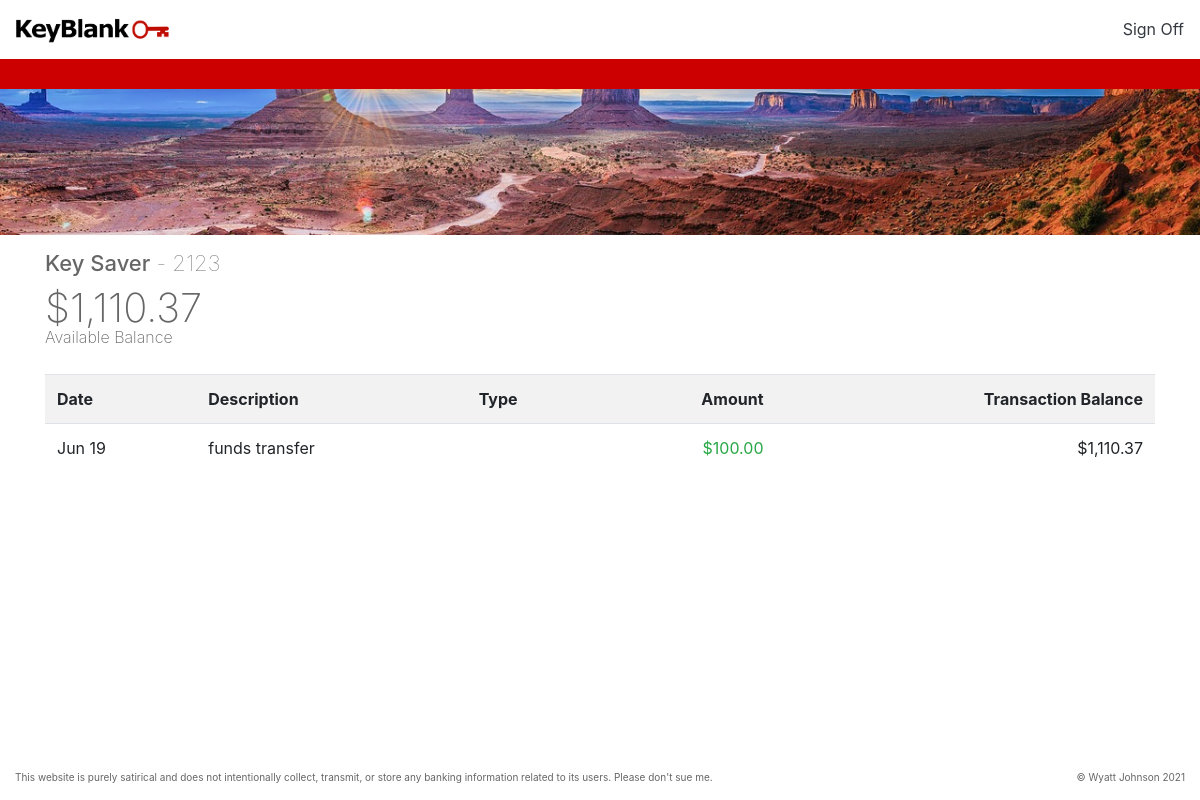
/transfers.php?type=savings, run on an earlier commit of the app's database.
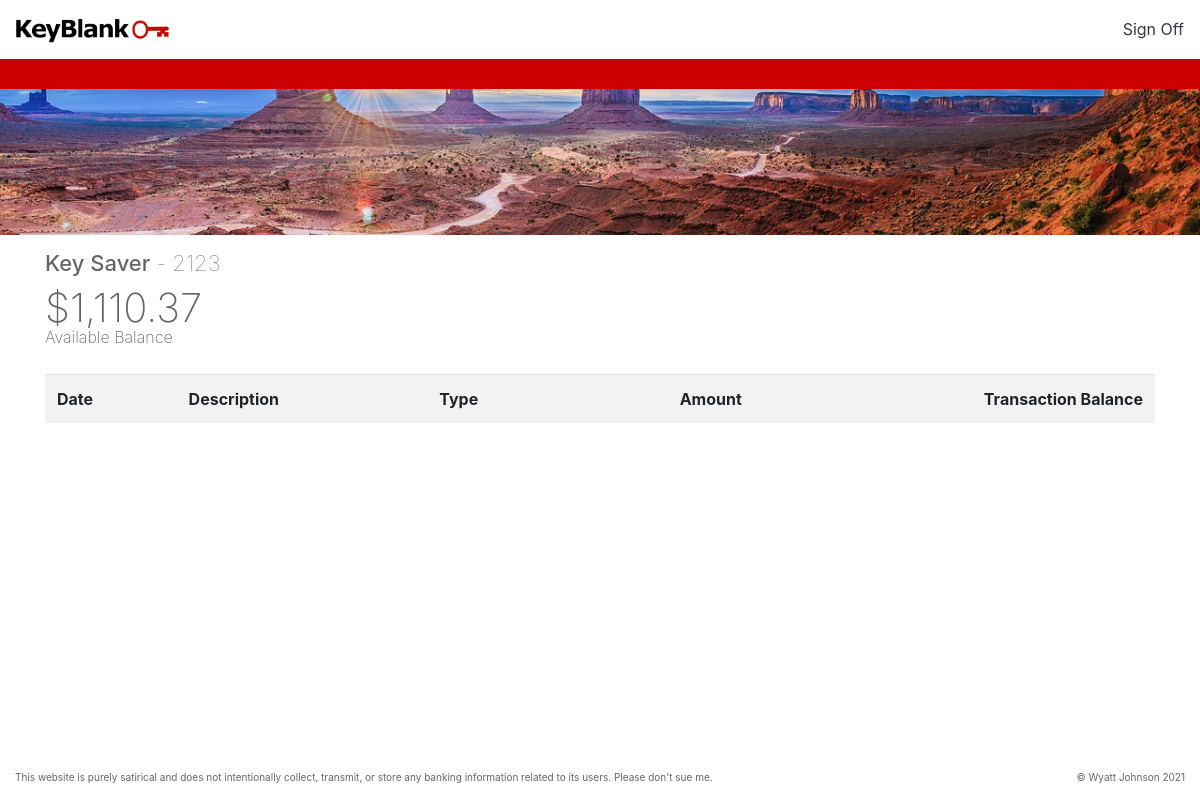
And on a later commit of the database.
### tables this page shows
CREATE TABLE `accounts` (
  `id` int(11) NOT NULL AUTO_INCREMENT,
  `name` varchar(20) NOT NULL,
  `balance` varchar(45) NOT NULL,
  PRIMARY KEY (`id`)
);

CREATE TABLE `transfers` (
  `id` int(11) NOT NULL AUTO_INCREMENT,
  `bankType` varchar(45) NOT NULL,
  `title` varchar(45) NOT NULL,
  `amount` varchar(45) NOT NULL,
  `date` date NOT NULL,
  PRIMARY KEY (`id`)
);

### transfers.php (the view, shortened to what this page needs)
<?php
include('layouts/header.php');
$type = $_GET['type'];
$stmt = $db->prepare("SELECT * FROM accounts WHERE name = ?");
$stmt->bind_param('s', $type);
$stmt->execute();
$account = $stmt->get_result()->fetch_assoc();
$today =  date('Y-m-d');
$threeMonths = date('Y-m-d', strtotime('-365 days', strtotime($today)));
$stmt = $db->prepare("SELECT * FROM transfers WHERE bankType = ? AND (`date` BETWEEN ? AND ?) ORDER BY `date` DESC");
$stmt->bind_param('sss', $account['name'], $threeMonths, $today);
$stmt->execute();
$transfers = $stmt->get_result();
?>
<div class="fixed-top">
  <div class="navbar navbar-light bg-white">
    <div class="navbar-left">
      <a href="homepage.php" class="navbar-brand"><img src="img/dark_logo.png" height="32px" alt=""></a>
    </div>
    <div class="navbar-right">
      <a class="text-dark" href="index.php">Sign Off</a>
    </div>
  </div>
  <div class="red-bar bg-primary"></div>
</div>
<div class="hero"></div>
<div class="container">
  <h1 class="bank-name"><?php echo $account['name'] == 'checking' ? 'Key Advantage MM Checking<span> - 9928</span>' : 'Key Saver<span> - 2123</span>'; ?></h1>
  <h2 class="balance">$<?php echo number_format($account['balance'], 2) ?></h2>
  <div class="available-balance-text">Available Balance</div>
  <table class="table table-striped transfers-table">
    <tr>
      <th>Date</th>
      <th>Description</th>
      <th>Type</th>
      <th class="text-right">Amount</th>
      <th class="text-right">Transaction Balance</th>
    </tr>
  <?php $accountBalance = $account['balance'];
  foreach ($transfers as $transfer) {
    $date = date_create($transfer['date']); ?>
    <tr>
      <td><?php echo date_format($date, 'M j'); ?></td>
      <td><?php echo $transfer['title']; ?></td>
      <td><?php echo $transfer['type']; ?></td>
      <td class="text-right <?php echo $transfer['amount'] < 0 ? '">-$': 'text-success">$'; echo number_format(abs($transfer['amount']), 2); ?></td>
      <td class="text-right">$<?php echo number_format($accountBalance, 2); ?></td>
    </tr>
<?php
    $accountBalance -= $transfer['amount'];
  }
 ?>
  </table>
</div>
<?php include('layouts/footer.php'); ?>

### layouts/header.php (shortened to what this page needs)
<!DOCTYPE html>
<html lang="en">
    <head>
        <link rel="stylesheet" href="css/bootstrap.min.css">
        <link rel="stylesheet" href="css/styles.css">
    </head>
<body>

### layouts/footer.php (shortened to what this page needs)
<div class="footer fixed-bottom">
    <span>This website is purely satirical and does not intentionally collect, transmit, or store any banking information related to its users. Please don't sue me.</span>
    <span>&copy; Wyatt Johnson <?php echo date('Y'); ?></span>
</div>
<body>

### css/styles.css (style rules this page uses)
body { color: #666; }
.red-bar { height: 30px; }
.hero { background-image: url('../img/hero.jpg');background-size: cover;background-position: 0px -200px; height: 150px;margin-top: 85px;line-height:150px;padding-left: 15%;font-size: 25px;text-shadow: 2px 2px rgba(0, 0, 0, 0.5); }
.bank-name { font-size: 22px;margin-top: 15px; }
.bank-name span { font-weight: 100; }
.balance { font-size: 40px;font-weight: 200;margin-bottom: -7px; }
.available-balance-text { font-weight: 200; }
.transfers-table { border-radius: 5px;margin-top: 25px; }
.footer { padding: 15px;font-size: 10px;display: flex;justify-content: space-between;background-color: #fff; }

What changed in the data, as far as the page shows it:
removed transfers: date "Jun 19", title "funds transfer", amount "100.00", $accountBalance "1,110.37"
